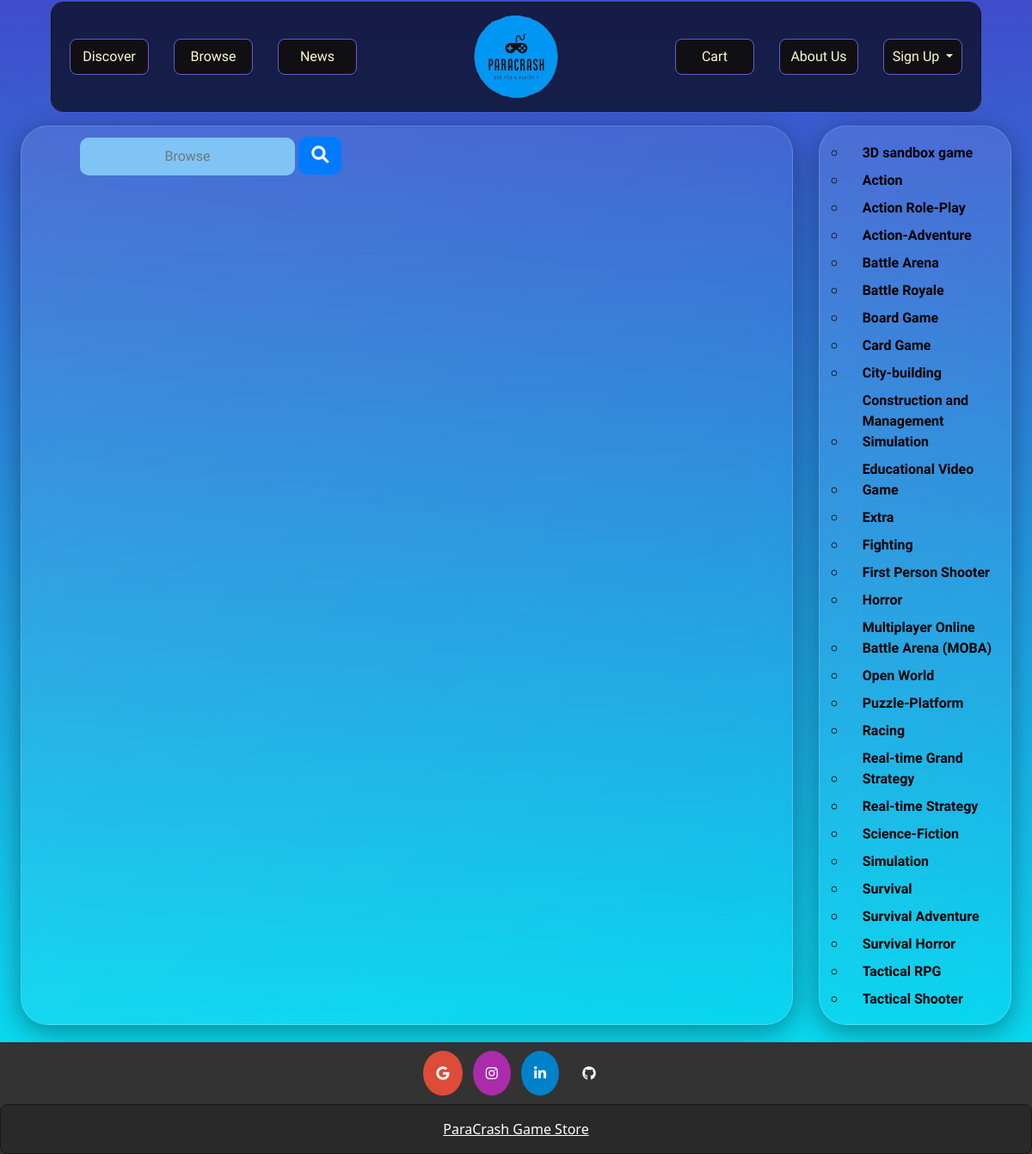
Page /browse.php on the earlier database version.
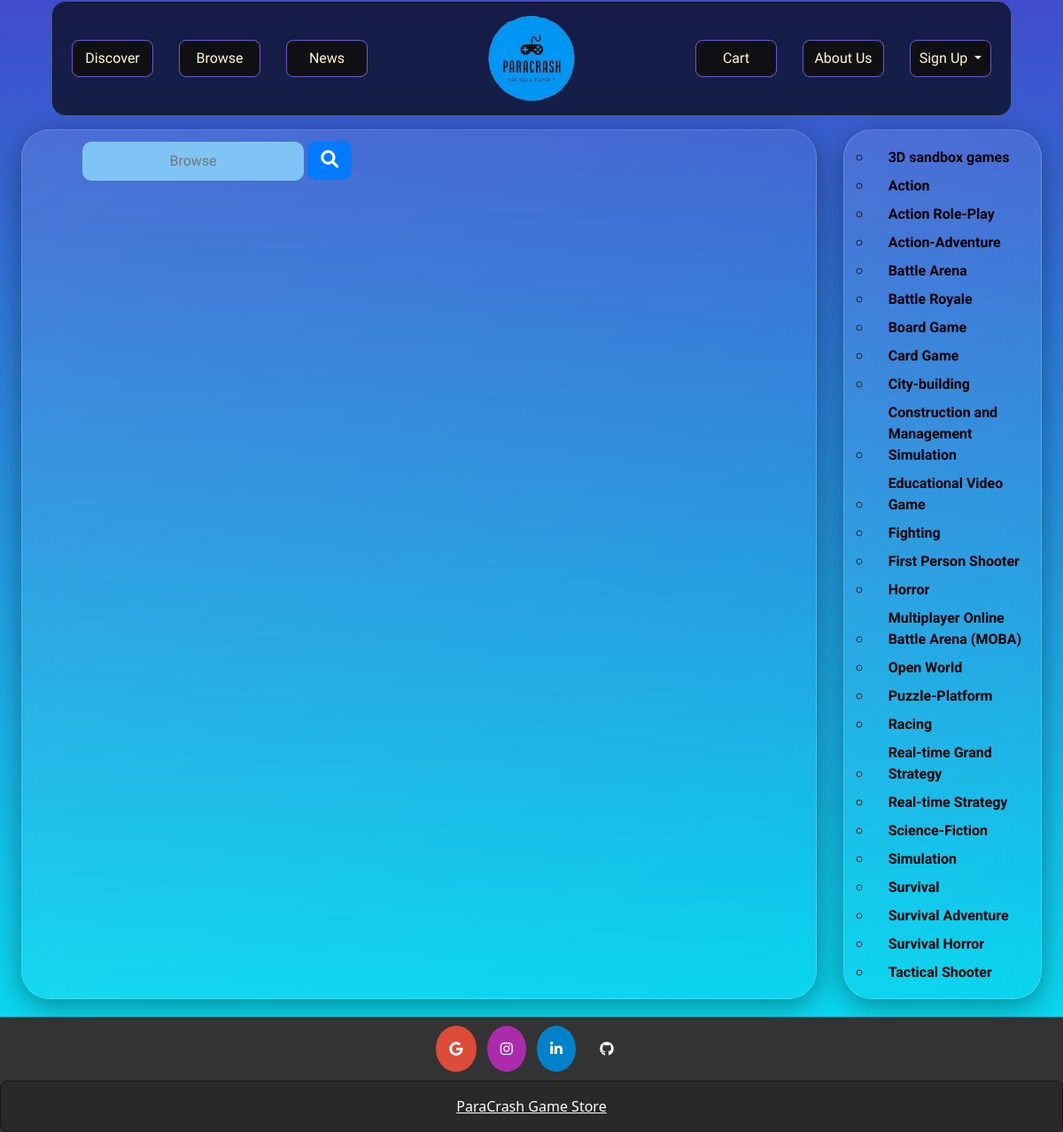
Same page on the later database version.
### tables this page shows
CREATE TABLE `genre` (
  `category` varchar(40) NOT NULL
);

### browse.php (the view, shortened to what this page needs)
<?php
include 'navbar.php';
$dsn = "mysql:host=localhost;dbname=game4";
                        $username = "root";
                        $password = "";
                        $db = new PDO($dsn, $username, $password);
                        $db->setAttribute(PDO::ATTR_ERRMODE, PDO::ERRMODE_EXCEPTION);
?>
<!DOCTYPE html>
<html>
<head>
</head>
<body>
    <link href="https://fonts.cdnfonts.com/css/games" rel="stylesheet">
    <link rel="stylesheet" href="https://cdnjs.cloudflare.com/ajax/libs/font-awesome/4.7.0/css/font-awesome.min.css">
    <div class="container">
        <div class="main">
            <form method="POST">
                <div class="temp">
                    <input class="input1" type="text" name="searchstring" placeholder="Browse">
                    <button class="input2" type="submit" name="submit"><i class="fa fa-search"></i></button><br><br>
                </div>
            </form>
        </div>
        <div class="sidebar">
        <form method="POST" action="">
    <ul class="rigthsidelist">
        <?php
        $sql = "SELECT * FROM genre;";
        $stmt = $db->prepare($sql);
        $stmt->execute();
        while ($row = $stmt->fetch(PDO::FETCH_ASSOC)) {
            $genre = $row["category"];
            echo "<li><button class='genrelist' type='Submit' name='listvalue' value='$genre'>$genre</button></li>";
        }
        ?>
    </ul>
</form>
        </div>
    </div>
</body>
</html>
<?php include 'footer.php'; ?>

Differences in the rows shown:
removed genre: category "3D sandbox game"
removed genre: category "Extra"
removed genre: category "Tactical RPG"
added genre: category "3D sandbox games"
